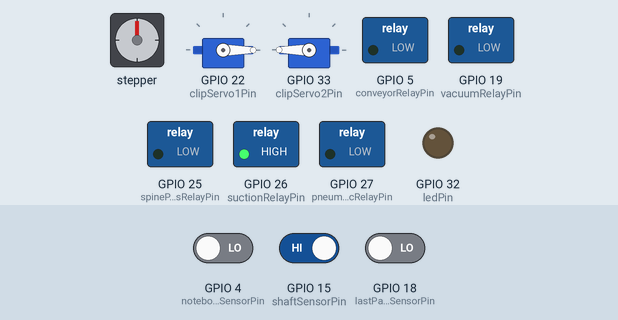
Recording of a sketch running on a simulated ESP32. Shown: stepper motor, 2 × servo, switched loads named in the sketch (green lamp = pin HIGH), output pins drawn as LEDs (lit = HIGH). Wiring (inferred from the names in the program): stepper motor driver (200 steps per turn assumed): step GPIO 13; direction GPIO 14. The inputs (shaded band) are chosen by the test bench; at power-on: GPIO 4 (notebookSensorPin) LOW, GPIO 18 (lastPageSensorPin) LOW, GPIO 15 (shaftSensorPin) HIGH. Pins used as bus, display or sensor lines are not drawn; what the sketch prints to the serial monitor is not drawn.

Above: at 2.2 s.
2.3 s: GPIO 4 (notebookSensorPin) driven HIGH and GPIO 18 (lastPageSensorPin) driven HIGH
At 5.1 s:
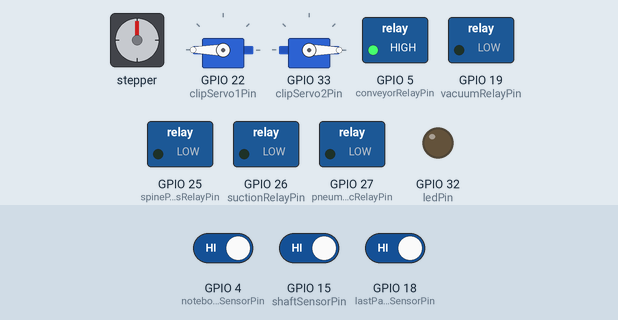
5.3 s: GPIO 15 (shaftSensorPin) driven LOW
At 6.2 s:
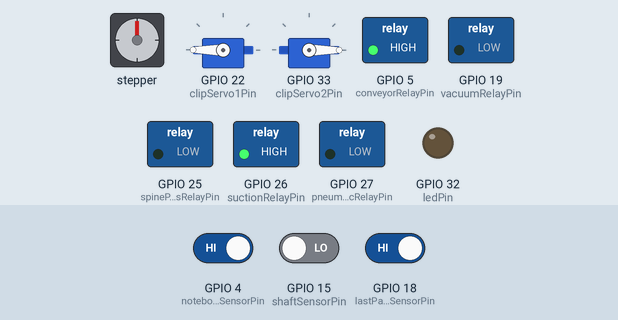
8.3 s: GPIO 15 (shaftSensorPin) driven HIGH
At 9.4 s:
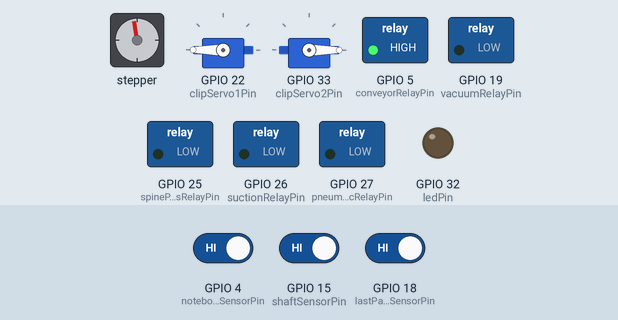
11.3 s: GPIO 15 (shaftSensorPin) driven LOW
At 12.1 s:
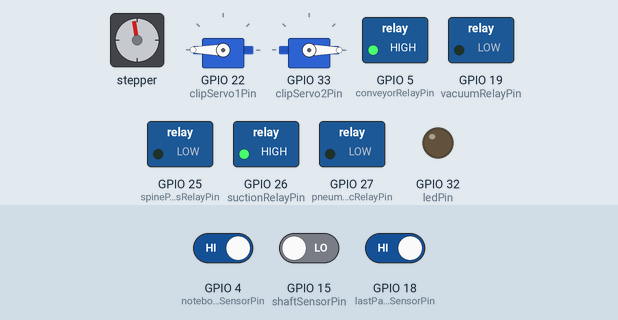
14.3 s: GPIO 15 (shaftSensorPin) driven HIGH
At 15.6 s:
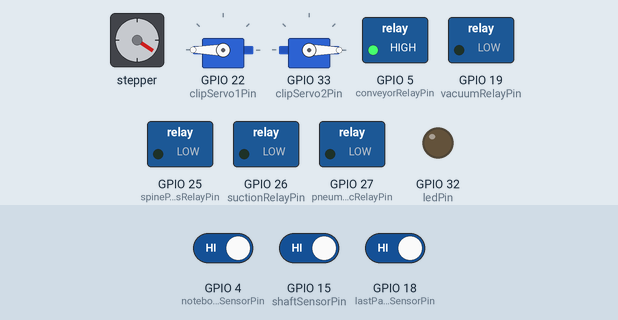
17.3 s: GPIO 15 (shaftSensorPin) driven LOW
At 18.3 s:
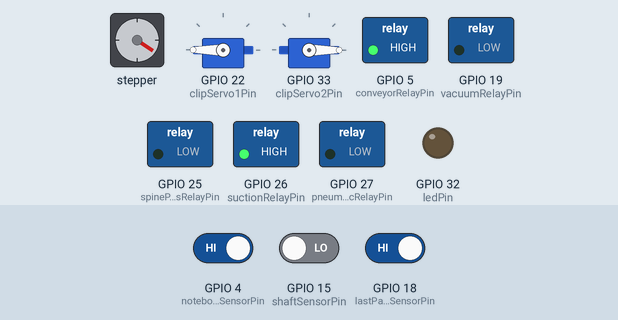
Timing chart, 0 to 67.8 s (numbered marks = the images above; inputs shaded):
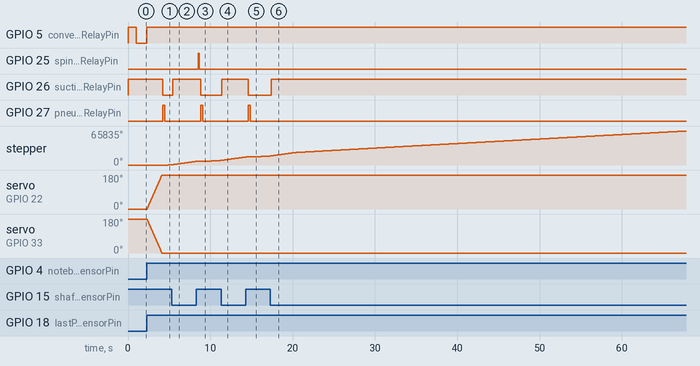

The sketch:

PTM_scanner_clip.ino
```cpp
/*
 ==============================================================================
  PTM - PAGE TURNING MACHINE  |  ESP32  |  your current sketch + NOTEBOOK CLIP
 ==============================================================================
  Base code is untouched (same pins, same tuned delays, same Jetson protocol).
  Everything that was added is tagged [CLIP]. Search for it to see every edit.

  WHAT THE CLIP DOES
    Notebook detected by BOTH proximity sensors
        -> conveyor STOPS -> clip CLOSES (servo1 0->180, servo2 180->0)
        -> 16 scan cycles run exactly as before, clip holding the whole time
    Last-page sensor goes LOW (scan complete)
        -> clip OPENS (servo1 180->0, servo2 0->180) -> THEN conveyor starts
    The clip is driven by its own state flag (clipClosed), so it also closes
    correctly if the ESP32 boots with a notebook already under the sensors,
    and it never wastes a sweep when it is already in the right position.

  WIRING
    Servo 1 signal -> GPIO 22        Servo 2 signal -> GPIO 33
    (your bench test used 26/27 - those are the suction and pneumatic relays
     in this sketch, so move the two signal wires.)
    Servo V+  -> SEPARATE 5-6 V supply rated for both servos' STALL current.
                 NOT the ESP32 5V/3V3 pin: a servo current spike browns out the
                 ESP32, it reboots, and the notebook in the machine restarts
                 from CAPTURE:1.
    Servo GND -> that supply's GND AND the ESP32 GND (common ground).

  LIBRARY
    Arduino IDE -> Library Manager -> "ESP32Servo". Same one your bench test
    used. It generates the servo pulses with the ESP32's LEDC hardware, not
    with interrupts, so holding the clip does NOT disturb the stepper timing.
 ==============================================================================
*/

#include <ESP32Servo.h>               // [CLIP]

// ==========================================
// 1. PIN DEFINITIONS
// ==========================================
// Conveyor & Notebook Sensor Pins
const int notebookSensorPin  = 4;   // Detects the notebook on the conveyor (HIGH = detected)
const int conveyorRelayPin   = 5;   // Conveyor Motor (ACTIVE LOW: LOW = ON, HIGH = OFF)

// Scanner & Stepper Pins
const int stepPin            = 13;
const int dirPin             = 14;
const int suctionRelayPin    = 26;  // Suction pump  (ACTIVE LOW: LOW = suction ON, HIGH = suction OFF)
const int pneumaticRelayPin  = 27;  // Page-turn pneumatic (ACTIVE HIGH: HIGH = extended, LOW = retracted)

// Spine Press Pneumatic Relay Pin
// GPIO 25: safe general-purpose output, unused, away from UART2 (16/17)
// ACTIVE HIGH: HIGH = press down (extend), LOW = release (retract)
const int spinePressRelayPin = 25;

// Shaft Proximity Sensor Pin
const int shaftSensorPin     = 15;

// Last-Page Proximity Sensor Pin
// HIGH = page detected (more pages remain)
// LOW  = no page detected (last page scanned → scan complete)
const int lastPageSensorPin  = 18;

// Vacuum Pump Relay Pin
// ACTIVE LOW: LOW = Vacuum ON (holding), HIGH = Vacuum OFF (released)
const int vacuumRelayPin     = 19;

// ── BAD SCAN INDICATOR LED ────────────────────────────────────────────────────
// Lights up when a notebook scan session ends with a page count != EXPECTED_PAGES.
// This means either a double-lift (count < 16) or a missed-lift (count > 16) occurred.
// LED OFF = good scan (exactly 16 pages)
// LED ON  = bad scan  (any other count)
// Automatically resets (OFF) when the next notebook is detected and scanning begins.
const int ledPin             = 32;  // ACTIVE HIGH: HIGH = LED ON, LOW = LED OFF
// ─────────────────────────────────────────────────────────────────────────────

// Jetson Nano UART Pins
const int RXD2 = 16;
const int TXD2 = 17;

// ── [CLIP] NOTEBOOK CLIP SERVOS ───────────────────────────────────────────────
// One rod, one servo at each end, mounted mirrored -> they turn in opposite
// directions to rotate the rod the same way. Both pins are output-capable,
// not strapping pins, and unused elsewhere in this sketch.
const int clipServo1Pin      = 22;
const int clipServo2Pin      = 33;
// ─────────────────────────────────────────────────────────────────────────────


// ==========================================
// 2. MOTION PARAMETERS (Ramped Stepping)
// ==========================================
// All intervals are microseconds BETWEEN steps. Bigger = slower.

const int  pulseWidth        = 3;     // Microseconds PUL stays HIGH
const int  START_INTERVAL    = 500;  // Speed at the very first step (very slow)
const int  GRAB_INTERVAL     = 700;  // Top speed WHILE holding the paper
const int  FREE_INTERVAL     = 800;   // Top speed AFTER paper is released
const int  HOME_INTERVAL     = 2000;  // Speed when creeping onto the home sensor

const int  ACCEL_US_PER_STEP = 16;     // µs the interval shrinks each step (acceleration)
const int  DECEL_US_PER_STEP = 16;     // µs the interval grows each step (deceleration)

// Drop the paper after this many steps even while motor is still turning
const long DROP_STEP         = 166;

// How many steps before home to start slowing down.
// Learned automatically after the first full rotation (see lastRevSteps).
const long DECEL_STEPS       = 120;

// After the shaft sensor triggers, creep this many more steps at HOME_INTERVAL
// to correct the 20° physical offset between sensor position and true home.
// Formula: (20 / 360) × steps_per_revolution
//
//   200  steps/rev (1x  microstep) →  11 steps
//   400  steps/rev (2x  microstep) →  22 steps
//   800  steps/rev (4x  microstep) →  44 steps
//   1600 steps/rev (8x  microstep) →  89 steps
//   3200 steps/rev (16x microstep) → 178 steps
//
// ↓ SET THIS to match your DM542E DIP-switch microstep setting ↓
const int  HOME_OFFSET_STEPS = 89;

// Spine press dwell time (ms) between downstroke and upstroke
const int  SPINE_PRESS_HOLD_MS = 150; //200

// ── SCAN QUALITY CONSTANTS ────────────────────────────────────────────────────
// Expected number of pages in a fully scanned notebook.
// Change this value here if notebook size changes — no other code needs editing.
const int  EXPECTED_PAGES    = 16;

// Vacuum turns OFF after this page number during scanning.
const int  VACUUM_OFF_PAGE   = 14;
// ─────────────────────────────────────────────────────────────────────────────

// ── [CLIP] CLIP PARAMETERS ────────────────────────────────────────────────────
// Defaults reproduce your bench test exactly: servo1 0->180 while servo2
// 180->0, one degree every 10 ms (1.8 s per sweep), 500-2500 µs pulse range.
//
// The two servos are rigidly coupled through the rod. If they buzz, get warm or
// pull heavy current while HOLDING, their end stops disagree by a few degrees
// and they are fighting each other: trim ONE servo's angle below (e.g.
// CLIP_S2_CLOSED 0 -> 4) until the buzz stops. Same for the open end.
const int  CLIP_S1_OPEN        = 0;     // servo 1 angle, clip released
const int  CLIP_S1_CLOSED      = 180;   // servo 1 angle, clip holding the notebook
const int  CLIP_S2_OPEN        = 180;   // servo 2 is mirrored
const int  CLIP_S2_CLOSED      = 0;

const int  CLIP_PULSE_MIN_US   = 500;   // as tested
const int  CLIP_PULSE_MAX_US   = 2500;  // as tested

// Sweep speed. 180 increments x 10 ms = 1.8 s, and it happens twice per
// notebook (close + open) = ~3.8 s added to every notebook. Lower
// CLIP_STEP_DELAY_MS to buy that back (5 = 0.9 s). Below ~4 ms a typical servo
// can no longer follow the command and simply runs flat out - that is fine,
// but then raise CLIP_SETTLE_MS so it has really arrived before we move on.
const int  CLIP_SWEEP_STEPS    = 180;
const int  CLIP_STEP_DELAY_MS  = 10;
const int  CLIP_SETTLE_MS      = 100;   // after the sweep, before the cup comes down / conveyor starts

Servo clipServo1;
Servo clipServo2;
bool  clipClosed = false;               // what the clip is ACTUALLY doing right now
// ─────────────────────────────────────────────────────────────────────────────

// Steps counted on the previous full rotation (0 = unknown yet)
long lastRevSteps = 0;

// State tracker to prevent Serial Monitor spam
bool isConveyorMoving = false;

// Page counter — how many scan cycles completed in the current notebook session.
// Incremented at the end of each runScanCycle().
// Reset to 0 when the conveyor starts running again.
int pageCount = 0;


// ==========================================
// 3. STEPPER HELPERS
// ==========================================
void stepOnce(int interval) {
  digitalWrite(stepPin, HIGH);
  delayMicroseconds(pulseWidth);
  digitalWrite(stepPin, LOW);
  delayMicroseconds(interval);
}

// Move interval one notch toward target (never overshoot)
int rampToward(int interval, int target, int rate) {
  if (interval > target) {
    interval -= rate;
    if (interval < target) interval = target;
  } else if (interval < target) {
    interval += rate;
    if (interval > target) interval = target;
  }
  return interval;
}


// ==========================================
// 3b. [CLIP] CLIP HELPERS
// ==========================================
// Blocking on purpose: the clip only ever moves while the conveyor is stopped
// and the stepper is parked at home, so there is nothing else to service.
void clipMove(bool toClosed) {
  const int s1From = toClosed ? CLIP_S1_OPEN   : CLIP_S1_CLOSED;
  const int s1To   = toClosed ? CLIP_S1_CLOSED : CLIP_S1_OPEN;
  const int s2From = toClosed ? CLIP_S2_OPEN   : CLIP_S2_CLOSED;
  const int s2To   = toClosed ? CLIP_S2_CLOSED : CLIP_S2_OPEN;

  for (int i = 0; i <= CLIP_SWEEP_STEPS; i++) {
    clipServo1.write(s1From + (long)(s1To - s1From) * i / CLIP_SWEEP_STEPS);
    clipServo2.write(s2From + (long)(s2To - s2From) * i / CLIP_SWEEP_STEPS);
    delay(CLIP_STEP_DELAY_MS);
  }
  delay(CLIP_SETTLE_MS);
  clipClosed = toClosed;
}

void clipClose() {
  Serial.println("Clip: CLOSING (holding notebook)...");
  clipMove(true);
  Serial.println("Clip: CLOSED.");
}

void clipOpen() {
  Serial.println("Clip: OPENING (releasing notebook)...");
  clipMove(false);
  Serial.println("Clip: OPEN.");
}


// ==========================================
// 4. SCANNING SEQUENCE FUNCTION
// ==========================================
void runScanCycle() {
  Serial.println("\n--- NEW PAGE SCAN CYCLE STARTING ---");

  // ── Step 2: Suction ON to grab paper ──────────────────────────────────
  Serial.println("Step 2: Suction ON");
  digitalWrite(suctionRelayPin, LOW);
  // delay(50);


  // ── Step 1: Extend pneumatic stroke ───────────────────────────────────
  Serial.println("Step 1: Extending pneumatic stroke");
  digitalWrite(pneumaticRelayPin, HIGH);
  delay(250); //300


  // ── Step 3: Retract pneumatic stroke to lift paper ────────────────────
  Serial.println("Step 3: Retracting pneumatic stroke");
  digitalWrite(pneumaticRelayPin, LOW);
  delay(400); //400

  // ── Step 4: Turn page with ramped speed profile ───────────────────────
  //Serial.println("Step 4: Rotating (ramped) until shaft sensor triggered...");

  long stepCount    = 0;
  bool paperDropped = false;
  int  interval     = START_INTERVAL;

  // SAFETY: If sensor is already HIGH, creep forward slowly to clear it
  while (digitalRead(shaftSensorPin) == HIGH) {
    stepOnce(HOME_INTERVAL);
  }

  // Main rotation: step while sensor is LOW (not yet at home)
  while (digitalRead(shaftSensorPin) == LOW) {

    // Decide target speed for this step
    bool nearHome = (lastRevSteps > 0) && (stepCount >= lastRevSteps - DECEL_STEPS);

    int target;
    if (nearHome) {
      target = HOME_INTERVAL;   // ease into home sensor
    } else if (!paperDropped) {
      target = GRAB_INTERVAL;   // gentle while holding paper
    } else {
      target = FREE_INTERVAL;   // faster once paper is released
    }

    // Ramp toward target (accelerate or decelerate, never jump)
    int rate = (interval > target) ? ACCEL_US_PER_STEP : DECEL_US_PER_STEP;
    interval = rampToward(interval, target, rate);

    stepOnce(interval);
    stepCount++;

    // Mid-rotation drop: release suction after reaching DROP_STEP
    if (stepCount == DROP_STEP && !paperDropped) {
      digitalWrite(suctionRelayPin, HIGH);
      Serial.println("  Drop: Suction OFF → paper releases midway");
      paperDropped = true;
    }
  }

  // ── 15° offset correction ─────────────────────────────────────────────
  Serial.print("  Shaft sensor triggered. Creeping ");
  Serial.print(HOME_OFFSET_STEPS);
  Serial.println(" more steps for 15° offset correction...");

  for (int i = 0; i < HOME_OFFSET_STEPS; i++) {
    stepOnce(HOME_INTERVAL);
    stepCount++;
  }

  //Serial.println("  True home reached.");

  // Save full revolution length (including offset) for next cycle
  lastRevSteps = stepCount;
  Serial.print("  Revolution steps recorded: ");
  Serial.println(lastRevSteps);

  // Ensure suction is off if paper wasn't dropped mid-rotation
  if (!paperDropped) {
    digitalWrite(suctionRelayPin, HIGH);
    Serial.println("  Drop: Suction OFF → paper releases at home stop");
  }

  // Let shaft physically settle before spine press
  delay(50);

  // ── Step 4b: Spine press every other cycle ────────────────────────────
  if (pageCount % 2 == 0) {
    Serial.println("Step 4b: Spine press DOWN (flattening spine)...");
    digitalWrite(spinePressRelayPin, HIGH);
    delay(SPINE_PRESS_HOLD_MS);
    digitalWrite(spinePressRelayPin, LOW);
    Serial.println("Step 4b: Spine press UP (released).");
    delay(100);
  } else {
    Serial.println("Step 4b: Spine press skipped (alternate cycle).");
  }

  // ── Step 5: Increment cycle counter, then trigger camera capture ──────
  // pageCount is now the 1-based scan-cycle number for THIS notebook.
  // We send it along with the capture command as "CAPTURE:<cycle>" so the
  // Jetson can name the images by real page number:
  //     cam1 → page (2×cycle − 1)   [odd page:  1, 3, 5, ...]
  //     cam0 → page (2×cycle)       [even page: 2, 4, 6, ...]
  // Because pageCount resets to 0 when the conveyor resumes, the Jetson
  // seeing "CAPTURE:1" also means: NEW NOTEBOOK → start a fresh folder.
  pageCount++;

  Serial.print("Step 5: Sending CAPTURE:");
  Serial.print(pageCount);
  Serial.println(" to Jetson...");
  Serial2.print("CAPTURE:");
  Serial2.println(pageCount);
  delay(50);

  // ── Step 6: Log cycle completion ──────────────────────────────────────
  Serial.print("Step 6: Scan cycle complete. Pages scanned this session: ");
  Serial.println(pageCount);

  // ── Vacuum control: turn OFF after page 14 ────────────────────────────
  if (pageCount == VACUUM_OFF_PAGE) {
    digitalWrite(vacuumRelayPin, HIGH);   // Vacuum OFF
    Serial.println(">>> Page 14 reached: Vacuum OFF.");
  }
  Serial.println();
}


// ==========================================
// 5. SETUP
// ==========================================
void setup() {
  Serial.begin(115200);
  Serial2.begin(115200, SERIAL_8N1, RXD2, TXD2);

  Serial.println("System starting up...");

  // Inputs
  pinMode(notebookSensorPin, INPUT);
  pinMode(shaftSensorPin,    INPUT_PULLUP);
  pinMode(lastPageSensorPin, INPUT);

  // Outputs
  pinMode(conveyorRelayPin,    OUTPUT);
  pinMode(suctionRelayPin,     OUTPUT);
  pinMode(pneumaticRelayPin,   OUTPUT);
  pinMode(spinePressRelayPin,  OUTPUT);
  pinMode(vacuumRelayPin,      OUTPUT);
  pinMode(ledPin,              OUTPUT);
  pinMode(stepPin,             OUTPUT);
  pinMode(dirPin,              OUTPUT);

  // Safe initial states
  digitalWrite(conveyorRelayPin,   HIGH);  // Conveyor OFF          (Active LOW)
  digitalWrite(suctionRelayPin,    HIGH);  // Suction OFF           (Active LOW)
  digitalWrite(pneumaticRelayPin,  LOW);   // Page-turn retracted   (Active HIGH)
  digitalWrite(spinePressRelayPin, LOW);   // Spine press retracted (Active HIGH)
  digitalWrite(vacuumRelayPin,     LOW);   // Vacuum ON at startup  (Active LOW)
  digitalWrite(ledPin,             LOW);   // LED OFF at startup
  digitalWrite(stepPin,            LOW);
  digitalWrite(dirPin,             HIGH);

  // ── [CLIP] Servos: same init sequence as your bench test, clip OPEN ───
  // Done after the relays are in their safe states. Like any hobby servo they
  // go to the open position at full speed from wherever they were at power-up.
  clipServo1.setPeriodHertz(50);
  clipServo2.setPeriodHertz(50);
  clipServo1.attach(clipServo1Pin, CLIP_PULSE_MIN_US, CLIP_PULSE_MAX_US);
  clipServo2.attach(clipServo2Pin, CLIP_PULSE_MIN_US, CLIP_PULSE_MAX_US);
  clipServo1.write(CLIP_S1_OPEN);
  clipServo2.write(CLIP_S2_OPEN);
  clipClosed = false;
  if (!clipServo1.attached() || !clipServo2.attached()) {
    Serial.println("[CLIP] WARNING: a clip servo failed to attach - check pins 22 / 33.");
  }
  Serial.println("Clip servos ready on GPIO 22 / 33. Clip OPEN.");
  // ──────────────────────────────────────────────────────────────────────

  Serial.println("Setup complete. Vacuum ON. System Ready.");
  delay(1000);
}


// ==========================================
// 6. MAIN LOOP
// ==========================================
void loop() {
  int notebookState = digitalRead(notebookSensorPin);
  int lastPageState = digitalRead(lastPageSensorPin);

  if (notebookState == HIGH && lastPageState == HIGH) {
    // Notebook present AND pages remain → stop conveyor, scan next page
    digitalWrite(conveyorRelayPin, HIGH);   // Conveyor OFF

    if (isConveyorMoving) {
      // ── Reset LED when new notebook scan begins ────────────────────────
      // Clears any bad-scan indicator from the previous notebook so the
      // operator gets a clean reading for this session.
      digitalWrite(ledPin, LOW);
      // ──────────────────────────────────────────────────────────────────
      Serial.println("Notebook + pages detected! Conveyor STOPPED. Starting scan...");
      isConveyorMoving = false;
    }

    // ── [CLIP] Clamp ONCE per notebook: after the conveyor has stopped,
    // before the first page lift. Keyed on clipClosed (not isConveyorMoving)
    // so a boot with a notebook already in place is clamped too.
    if (!clipClosed) clipClose();

    runScanCycle();

  } else {
    // No notebook, or last page done → run conveyor

    // ── [CLIP] Release FIRST, conveyor SECOND. The belt must never pull on a
    // notebook that is still clamped. Skipped when the clip is already open,
    // so the idle loop is exactly as fast as before.
    if (clipClosed) clipOpen();

    digitalWrite(conveyorRelayPin, LOW);    // Conveyor ON

    if (!isConveyorMoving) {

      // ── Scan quality check: compare pageCount to expected 16 ──────────
      // Runs once per session, right when the conveyor resumes.
      // pageCount < 16 → double-lift occurred somewhere (pages missing)
      // pageCount > 16 → missed-lift occurred somewhere (extra cycles ran)
      // pageCount == 16 → perfect scan
      if (pageCount > 0) {
        if (pageCount != EXPECTED_PAGES) {
          digitalWrite(ledPin, HIGH);   // LED ON: bad scan
          Serial.print(">>> BAD SCAN: Expected ");
          Serial.print(EXPECTED_PAGES);
          Serial.print(" pages but scanned ");
          Serial.print(pageCount);
          Serial.println(". LED indicator ON.");
        } else {
          digitalWrite(ledPin, LOW);    // LED OFF: good scan
          Serial.println(">>> GOOD SCAN: Exactly 16 pages scanned correctly.");
        }

        Serial.print("Session total: ");
        Serial.print(pageCount);
        Serial.println(" page(s) scanned. Resetting counter for next notebook.");
        pageCount = 0;
      }
      // ──────────────────────────────────────────────────────────────────

      // Vacuum always ON when conveyor starts (ready for next notebook)
      digitalWrite(vacuumRelayPin, LOW);
      Serial.println("Vacuum ON: ready to hold next notebook.");

      if (notebookState == HIGH && lastPageState == LOW) {
        Serial.println("Scan complete. Notebook moving out. Conveyor RUNNING.");
      } else {
        Serial.println("Path clear. Conveyor RUNNING.");
      }
      isConveyorMoving = true;
    }

    delay(100);
  }
}
```

Measured:
- after the input at 2.3 s, GPIO 5 (conveyorRelayPin): LOW → HIGH at once; GPIO 26 (suctionRelayPin): HIGH → LOW after 1.9 s; GPIO 27 (pneumaticRelayPin): LOW → HIGH after 1.9 s, → LOW 0.25 s later; stepper: turns 379° clockwise in 0.42 s, starting after 2.6 s; servo on GPIO 22 (clipServo1Pin): moves from 0° to 180° over 1.8 s, starting at once
- after the input at 5.3 s, GPIO 26 (suctionRelayPin): LOW → HIGH after 0.12 s
- after the input at 8.3 s, GPIO 25 (spinePressRelayPin): LOW → HIGH after 0.23 s, → LOW 0.15 s later; GPIO 26 (suctionRelayPin): HIGH → LOW after 0.54 s; GPIO 27 (pneumaticRelayPin): LOW → HIGH after 0.54 s, → LOW 0.25 s later
- after the input at 11.3 s, GPIO 26 (suctionRelayPin): LOW → HIGH after 0.12 s
- after the input at 14.3 s, GPIO 26 (suctionRelayPin): HIGH → LOW after 0.29 s; GPIO 27 (pneumaticRelayPin): LOW → HIGH after 0.29 s, → LOW 0.25 s later
- after the input at 17.3 s, GPIO 26 (suctionRelayPin): LOW → HIGH after 0.12 s
